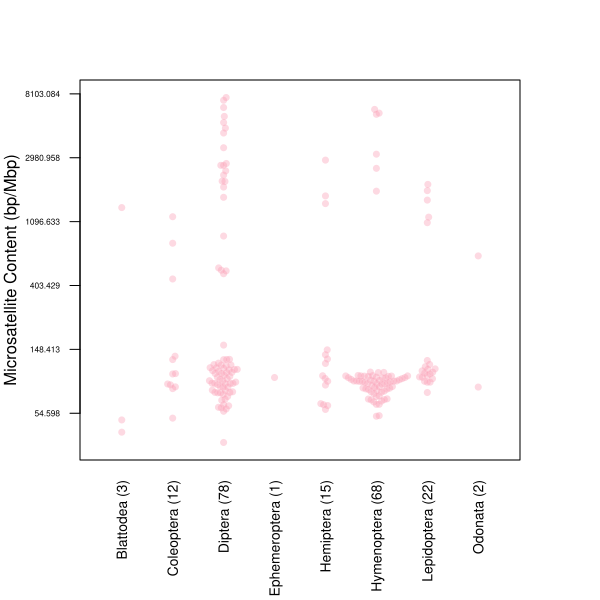

Here is the R script that generated this plot:
#load in library for beeswarm
library(beeswarm)

#load in microsatellite data
dat.mic <- read.csv("../../results/micRocounter_results_TII.csv")

orders <- sort(as.character(unique(dat.mic$order)))
raw.rates <- round(exp(c(4, 5, 6, 7, 8, 9)), 3)
nums <- c(3, 12, 78, 1, 15, 68, 22, 2)
labels <- paste(orders, " (", nums, ")", sep="")
#create the beeswarm plot with the
par(mar=c(7,4,4,4))
beeswarm(log(dat.mic$bp.Mbp) ~ dat.mic$order, las = 2,
         xlab = "",
         ylab = "Microsatellite Content (bp/Mbp)",
         col = rgb(250, 159, 181, 100,
                   maxColorValue = 255), pch = 16,
         labels=labels,
         method = "swarm", cex.main = .9, yaxt= "n",
         cex = .95, spacing = .5, cex.lab = 1, cex.axis = 0.8
)
axis(at=c(4, 5, 6, 7, 8, 9), labels=raw.rates, side=2,
     las=1, cex.axis = .5)
#export as pdf 6" x 6"
